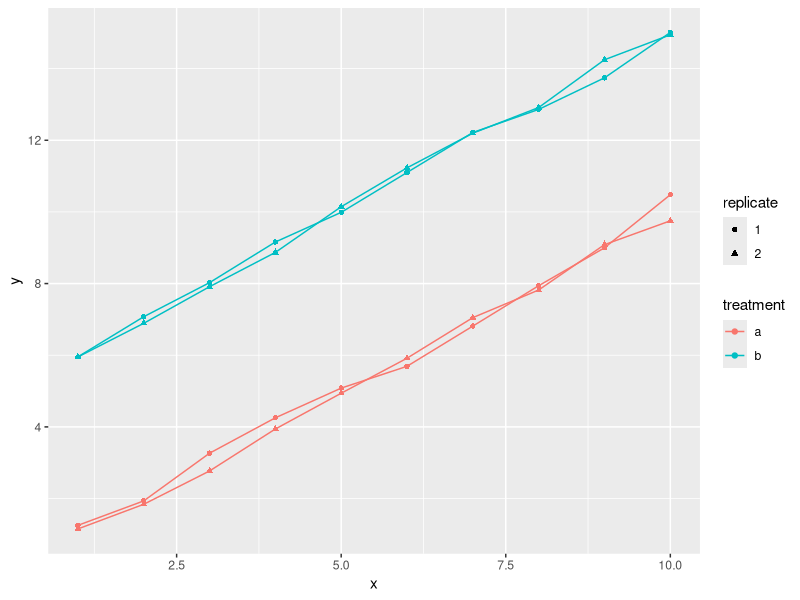

Generate this figure with R:
#ta frame with two continuous variables and two factors 
library(ggplot2)
set.seed(0)
x <- rep(1:10, 4)
y <- c(rep(1:10, 2)+rnorm(20)/5, rep(6:15, 2) + rnorm(20)/5)
treatment <- gl(2, 20, 40, labels=letters[1:2])
replicate <- gl(2, 10, 40)
d <- data.frame(x=x, y=y, treatment=treatment, replicate=replicate)

ggplot(d, aes(x=x, y=y, colour=treatment, shape = replicate,
  group=interaction(treatment, replicate))) + 
  geom_point() + geom_line()
